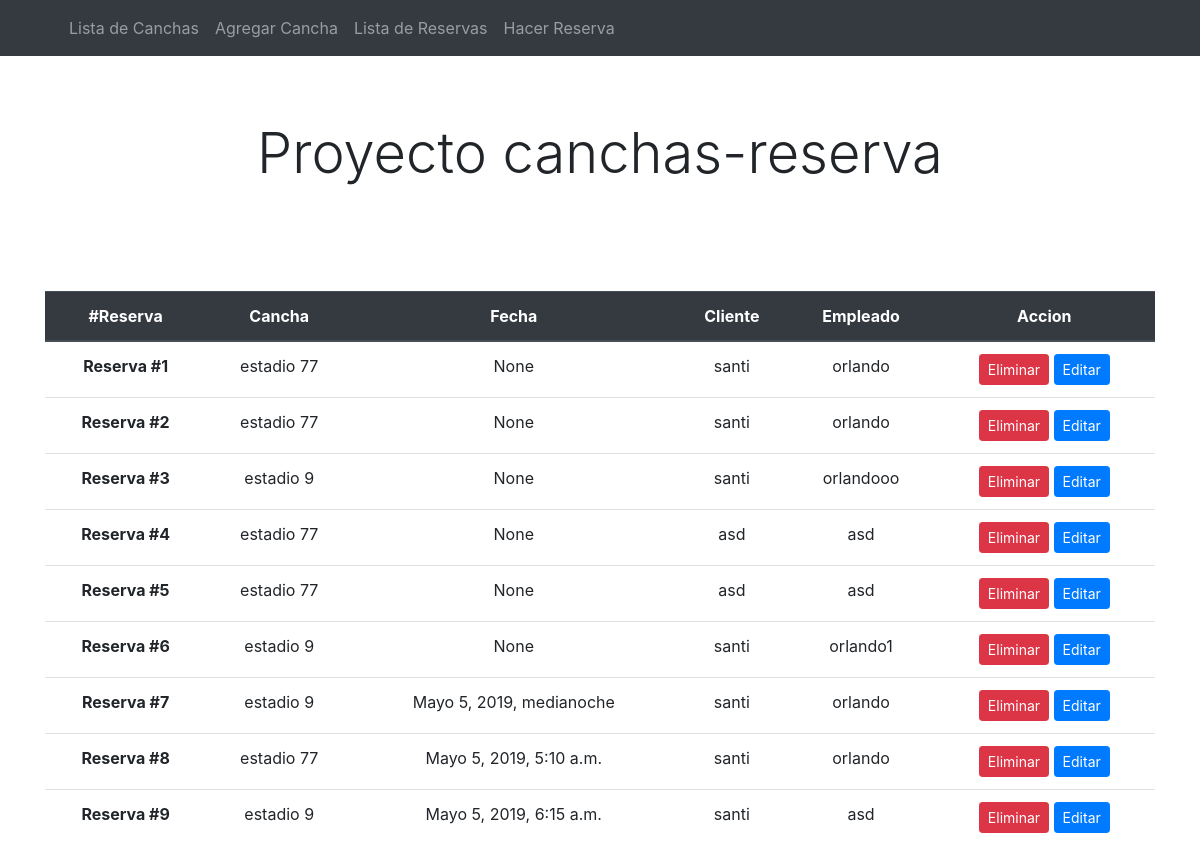
The app's page /listaReserva, older data.
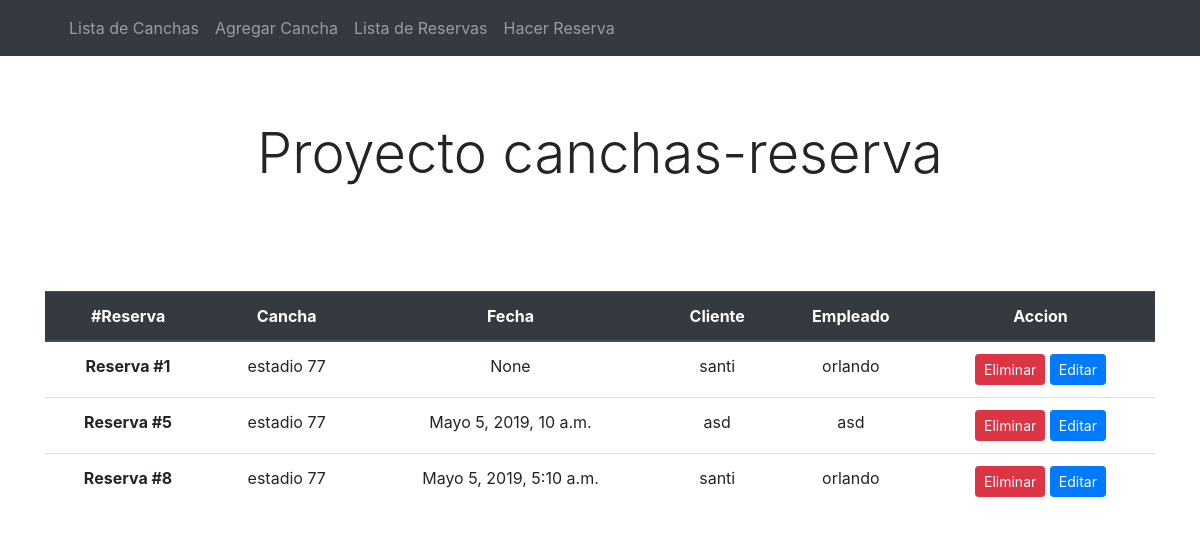
The same page, newer data.
### proyecto/models.py (models this page shows)
class Reserva(models.Model):
    cancha = models.ForeignKey(Cancha, on_delete=models.CASCADE)
    cliente = models.CharField(max_length=50)
    empleado = models.CharField(max_length=50)
    fecha_reserva = models.DateTimeField(auto_now_add=False, auto_now=False, blank=True, null=True)

class Cancha(models.Model):
    cancha = models.CharField(max_length=80)
    codigoInterno = models.CharField(max_length=40)
    tipo = models.CharField(max_length=40)
    vestuarioDisponible = models.BooleanField()
    iluminacion = models.BooleanField()
    cespedSintetico = models.BooleanField()
    def __str__(self):
        return self.cancha

### proyecto/views.py (the view)
# urls.py: path('listaReserva', views.listaReserva, name='listaReserva'),
def listaReserva(request):
    reservas = Reserva.objects.all()
    page = request.GET.get('page', 1)
    try:
        paginator =  Paginator(reservas, 20)
        reservas = paginator.page(page)
    except:
        raise Http404
    context = {'reservas':reservas}
    return render(request, 'proyecto/listaReserva.html', context)

### proyecto/templates/proyecto/listaReserva.html
{% extends 'proyecto/layout.html' %}
{% load humanize %}
    {% block content %}
        <div class="container text-center">
            <table class="table">
            <thead class="thead-dark">
                <tr>
                <th scope="col">#Reserva</th>
                <th scope="col">Cancha</th>
                <th scope="col">Fecha</th>
                <th scope="col">Cliente</th>
                <th scope="col">Empleado</th>
                <th scope="col">Accion</th>
                </tr>
            </thead>
            <tbody>
                {% for reserva in reservas  %}
                    <tr>
                        <th scope="row"> Reserva #{{ reserva.id }}</th>
                        <td>{{ reserva.cancha }}</td>
                        <td>{{ reserva.fecha_reserva | apnumber }}</td>
                        <td>{{ reserva.cliente }}</td>
                        <td>{{ reserva.empleado }}</td>
                        <td>
                            <a class="btn btn-danger btn-sm" href="{% url 'eliminarReserva' reserva.id %}">Eliminar</a>
                            <a class="btn btn-primary btn-sm" href="{% url 'editarReserva' reserva.id %}">Editar</a>
                        </td>
                    </tr>
                {% endfor %}
            </tbody>
            </table>
        </div>
    {% endblock %}

### proyecto/templates/proyecto/layout.html (shortened to what this page needs)
<!doctype html>
<html lang="en">
  <head>
    <link rel="stylesheet" href="https://cdn.jsdelivr.net/npm/bootstrap@4.6.0/dist/css/bootstrap.min.css">
    <nav class="navbar navbar-expand-lg navbar-dark bg-dark">
    <div class="container">
    <div class="collapse navbar-collapse" id="navbarNavAltMarkup">
        <div class="navbar-nav">
            <a class="nav-link" href="{% url 'home' %}">Lista de Canchas</a>
            <a class="nav-link" href="{% url 'agregar' %}">Agregar Cancha</a>
            <a class="nav-link" href="{% url 'listaReserva' %}">Lista de Reservas</a>
            <a class="nav-link" href="{% url 'agregarReserva' %}">Hacer Reserva</a>
        </div>
    </div>
    </div>
    </nav>
    <div class="jumbotron jumbotron-fluid bg-white">
        <div class="container text-center">
            <h1 class="display-4">Proyecto canchas-reserva</h1>
        </div>
    </div>
    {% block content  %}
    {% endblock  %}
  </body>
</html>

Row changes from the older to the newer data that the page shows:
removed Reserva: id "2", cancha "estadio 77", fecha_reserva|apnumber "None", cliente "santi", empleado "orlando"
removed Reserva: id "3", cancha "estadio 9", fecha_reserva|apnumber "None", cliente "santi", empleado "orlandooo"
removed Reserva: id "4", cancha "estadio 77", fecha_reserva|apnumber "None", cliente "asd", empleado "asd"
removed Reserva: id "6", cancha "estadio 9", fecha_reserva|apnumber "None", cliente "santi", empleado "orlando1"
removed Reserva: id "7", cancha "estadio 9", fecha_reserva|apnumber "Mayo 5, 2019, medianoche", cliente "santi", empleado "orlando"
removed Reserva: id "9", cancha "estadio 9", fecha_reserva|apnumber "Mayo 5, 2019, 6:15 a.m.", cliente "santi", empleado "asd"
changed Reserva "asd": fecha_reserva|apnumber "None" → "Mayo 5, 2019, 10 a.m."
